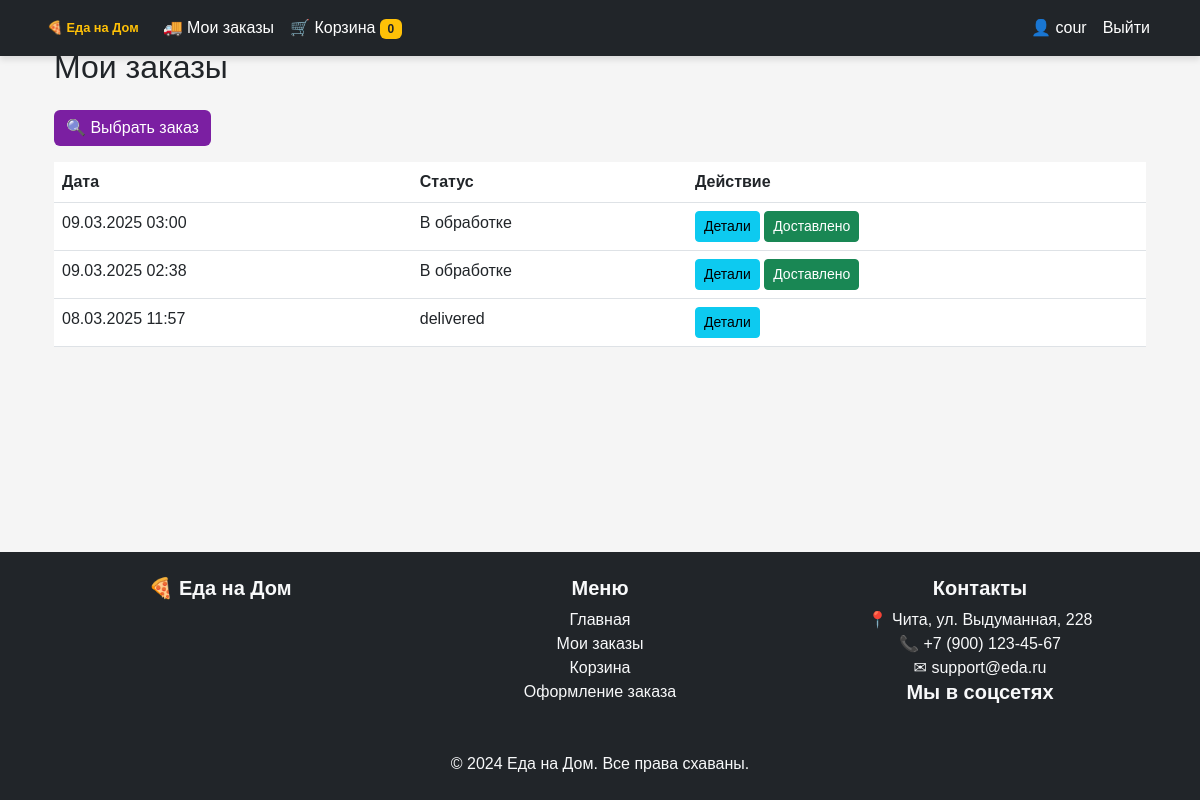
Screenshot of /courier/orders/ (signed in) with the database file from the repository.
### main/models.py (models this page shows, shortened)
class User(AbstractUser):
    full_name = models.CharField(max_length=255)
    phone = models.CharField(max_length=20, unique=True, blank=True, null=True)
    email = models.EmailField(unique=True)
    is_courier = models.BooleanField(default=False)
    groups = models.ManyToManyField(
        "auth.Group",
        related_name="custom_user_groups",
        blank=True
    )
    user_permissions = models.ManyToManyField(
        "auth.Permission",
        related_name="custom_user_permissions",
        blank=True
    )
    class Meta:
        verbose_name = "Пользователь"
        verbose_name_plural = "Пользователи"
        ordering = ["date_joined"]

class Order(models.Model):
    user = models.ForeignKey(User, on_delete=models.SET_NULL, null=True, blank=True, related_name="orders")
    guest_id = models.CharField(max_length=36, blank=True, null=True)
    address = models.ForeignKey(UserAddress, on_delete=models.SET_NULL, null=True, related_name="orders")
    courier = models.ForeignKey(User, on_delete=models.SET_NULL, null=True, blank=True, related_name="deliveries",
                                limit_choices_to={"is_courier": True})
    full_name = models.CharField(max_length=255, blank=True, null=True)  # Имя для анонимного пользователя
    phone = models.CharField(max_length=20, blank=True, null=True)  # Телефон анонимного пользователя
    email = models.EmailField(blank=True, null=True)  # Email анонимного пользователя
    guest_address = models.CharField(max_length=255, blank=True, null=True)  # адресс анонимного пользователя
    created_at = models.DateTimeField(auto_now_add=True)
    total_price = models.DecimalField(max_digits=10, decimal_places=2, default=0)
    status = models.CharField(
        max_length=20,
        choices=[
            ('pending', 'В обработке'),
            ('paid', 'Оплачен'),
            ('cancelled', 'Отменён'),
        ],
        default='pending'
    )
    class Meta:
        verbose_name = "Заказ"
        verbose_name_plural = "Заказы"
        ordering = ['-created_at']

### main/views.py (the view)
# urls.py: path("courier/orders/", courier_orders, name="courier_orders"),
@login_required
def courier_orders(request):
    if not request.user.is_courier:
        return redirect("home")  # Не курьер? На главную!
    orders = Order.objects.filter(courier=request.user).order_by("-created_at")
    context = {
        "orders": orders
    }
    return render(request, "courier_orders.html", context=context)

### main/context_processors.py (called while the page is built)
def cart_items_count(request):
    cart = Cart(request)
    return {'cart_items_count': len(cart.cart)}

### templates/courier_orders.html (shortened to what this page needs)
{% extends 'base.html' %}
{% block content %}
<div class="container">
    <h2 class="my-4">Мои заказы</h2>
    <a href="{% url 'available_orders' %}" class="btn btn-primary mb-3">
        🔍 Выбрать заказ
    </a>
    {% if orders %}
    <table class="table">
        <thead>
            <tr>
                <th>Дата</th>
                <th>Статус</th>
                <th>Действие</th>
            </tr>
        </thead>
        <tbody>
            {% for order in orders %}
            <tr>
                <td>{{ order.created_at|date:"d.m.Y H:i" }}</td>
                <td>{{ order.get_status_display }}</td>
                <td>
                    <a href="{% url 'courier_order_detail' order.id %}" class="btn btn-info btn-sm">Детали</a>
                    {% if order.status != "delivered" %}
                        <a href="{% url 'mark_order_delivered' order.id %}" class="btn btn-success btn-sm">Доставлено</a>
                    {% endif %}
                </td>
            </tr>
            {% endfor %}
        </tbody>
    </table>
    {% else %}
    <p>Нет заказов для доставки.</p>
    {% endif %}
</div>
{% endblock %}

### templates/includes/header.html (shortened to what this page needs)
{% load static %}
<nav class="navbar navbar-expand-lg navbar-dark bg-dark fixed-top">
    <div class="container">
        <a class="navbar-brand" href="{% url 'home' %}">🍕 Еда на Дом</a>
        <div class="collapse navbar-collapse" id="navbarNav">
            <ul class="navbar-nav me-auto">
                <li class="nav-item">
                    {% if request.user.is_courier %}
                        <a class="nav-link {% if request.path == '/courier/orders/' %}active{% endif %}" href="{% url 'courier_orders' %}">🚚 Мои заказы</a>
                    {% else %}
                        <a class="nav-link {% if request.path == '/orders/' %}active{% endif %}" href="{% url 'orders' %}">📦 Мои заказы</a>
                    {% endif %}
                </li>
                <li class="nav-item">
                    <a class="nav-link {% if request.path == '/cart/' %}active{% endif %}" href="{% url 'cart' %}">
                        🛒 Корзина
                        <span class="badge bg-warning text-dark">{{ cart_items_count }}</span>
                    </a>
                </li>
            </ul>
            <ul class="navbar-nav">
                {% if user.is_authenticated %}
                    <li class="nav-item">
                        <a class="nav-link" href="{% url 'profile' %}">👤 {{ user.username }}</a>
                    </li>
                    <li class="nav-item">
                        <a class="nav-link btn btn-outline-danger btn-sm" href="{% url 'logout' %}">Выйти</a>
                    </li>
                {% else %}
                    <li class="nav-item">
                        <a class="nav-link btn btn-outline-success btn-sm" href="{% url 'login' %}">Войти</a>
                    </li>
                {% endif %}
            </ul>
        </div>
    </div>
</nav>

### static/css/style.css (style rules this page uses)
:root { --primary-color: #7B1FA2; --dark-primary: #4A148C; --accent-color: #FFC107; --light-gray: #F5F5F5; --text-color: #FFFFFF; }
body { background-color: var(--light-gray); font-family: 'Arial', sans-serif; }
.navbar { background-color: var(--dark-primary); box-shadow: 0px 4px 6px rgba(0, 0, 0, 0.1); }
.navbar-brand { color: var(--accent-color) !important; font-weight: bold; font-size: 0.8rem; margin-left: 5px; }
.navbar-nav .nav-link { color: var(--text-color) !important; }
.btn-primary { background-color: var(--primary-color); border: none; }

### rows the page displays
User: username "cour"
Order: created_at "09.03.2025 03:00", status "В обработке", shows "Доставлено"
Order: created_at "09.03.2025 02:38", status "В обработке", shows "Доставлено"
Order: created_at "08.03.2025 11:57", status "delivered"

### other values shown
{{ cart_items_count }} "0"
